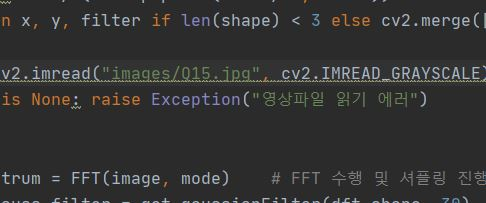
#> input picture CHAPTER9/ExerciseQuestions/images/Q15.JPG, 486 x 203 px, found by its file name
$ python Q15.py
#> lines starting #> are read from the running program, lines starting #| are printed output that depends on the picture
import numpy as np, cv2
# from Common.fft2d import FFT, IFFT, calc_spectrum
import matplotlib.pyplot as plt
import math
from mpl_toolkits.mplot3d import Axes3D

def fftshift(img):
    dst = np.zeros(img.shape, img.dtype)
    h, w = dst.shape[:2]
#> h = 203; w = 486
    cy, cx = h // 2, w // 2
#> cy = 101; cx = 243
    dst[h - cy:, w - cx:] = np.copy(img[0 : cy, 0 : cx])
    dst[0:cy, 0:cx] = np.copy(img[h - cy:, w - cx:])
    dst[0:cy, w - cx:] = np.copy(img[h - cy:, 0:cx])
    dst[h - cy:, 0:cx] = np.copy(img[0:cy, w - cx:])
    return dst

# [15 lines left out: functions butterfly, pairing, not called in this run]

def fft(g):     # 1차원 fft 수행
    return pairing(g, len(g), 1)

def ifft(g):        # 1차원 ifft 수행
    fft = pairing(g, len(g), -1)
    return [v / len(g) for v in fft]

# [10 lines left out: functions fft2, ifft2, not called in this run]

def exp(knN):
    th = -2 * math.pi * knN     # 푸리에 변환 각도값
    return complex(math.cos(th), math.sin(th))  # 복소수 클래스

# [7 lines left out: function zeropadding, not called in this run]

def calc_spectrum(complex):
    if complex.ndim == 2:
        dst = abs(complex)
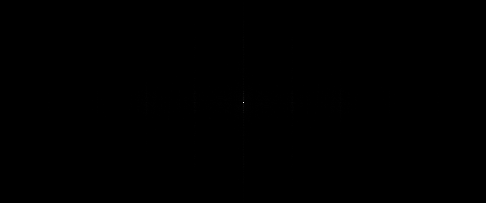
#> dst: shape (203, 486) float64; min 0, max 5002105, mean 4581.3; drawn with min black and max white
    else :
        dst = cv2.magnitude(complex[:, :, 0], complex[:, :, 1])
    dst = cv2.log(dst + 1)
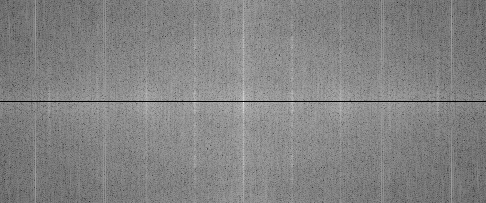
#> dst: shape (203, 486) float64; min 0, max 15.43, mean 7.95; drawn with min black and max white
    cv2.normalize(dst, dst, 0, 255, cv2.NORM_MINMAX)
    return cv2.convertScaleAbs(dst)

def FFT(image, mode = 2):
    if mode == 1: dft = fft2(image) # 저자 구현 함수
    elif mode == 2: dft = np.fft.fft2(image)    # 넘파이 함수
    elif mode == 3: dft = cv2.dft(np.float32(image), flags = cv2.DFT_COMPLEX_OUTPUT)
    dft = fftshift(dft)
    spectrum = calc_spectrum(dft)
    return dft, spectrum

# [7 lines left out: function IFFT, not called in this run]

def get_gaussianFilter(shape, R):       # 가우시안 필터 함수
    u = np.array(shape)//2
    y = np.arange(-u[0], u[0], 1)
    x = np.arange(-u[1], u[1], 1)
    x, y = np.meshgrid(x, y)    # x, y 좌표 정방행렬 생성
    filter = np.exp(-(x**2 + y**2) / (2 * R**2))
    return x, y, filter if len(shape) < 3 else cv2.merge([filter, filter])

def get_butterworthFilter(shape, R, n):     # 버터워스 필터 생성 함수
    u = np.array(shape) // 2
    y = np.arange(-u[0], u[0], 1)
    x = np.arange(-u[1], u[1], 1)
    x, y = np.meshgrid(x, y)  # x, y 좌표 정방행렬 생성
    dist = np.sqrt(x**2 + y**2)
    filter = 1 / (1 + np.power(dist / R, 2 * n))
    return x, y, filter if len(shape) < 3 else cv2.merge([filter, filter])

image = cv2.imread("images/Q15.jpg", cv2.IMREAD_GRAYSCALE)
if image is None: raise Exception("영상파일 읽기 에러")

mode = 2
dft, spectrum = FFT(image, mode)    # FFT 수행 및 셔플링 진행
x1, y1, gauss_filter = get_gaussianFilter(dft.shape, 30)        # 필터 생성
x2, y2, butter_filter = get_butterworthFilter(dft.shape, 30, 10)

if mode == 3:
    gauss_filter, butter_filter = gauss_filter[:, :, 0], butter_filter[:, :, :]     # OpenCV 함수는 2채널 사용

fig = plt.figure(figsize = (10, 10))
# [4 lines of commented-out code are left out]

ax = fig.add_subplot(111, projection = '3d')
ax.plot_surface(x2, y2, butter_filter, cmap = 'RdPu')
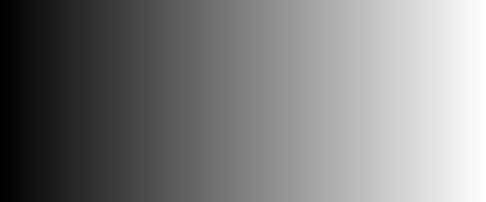
#> x2: shape (202, 486) int64; min -243, max 242, mean -0.5; drawn with min black and max white
plt.tight_layout(), plt.show()
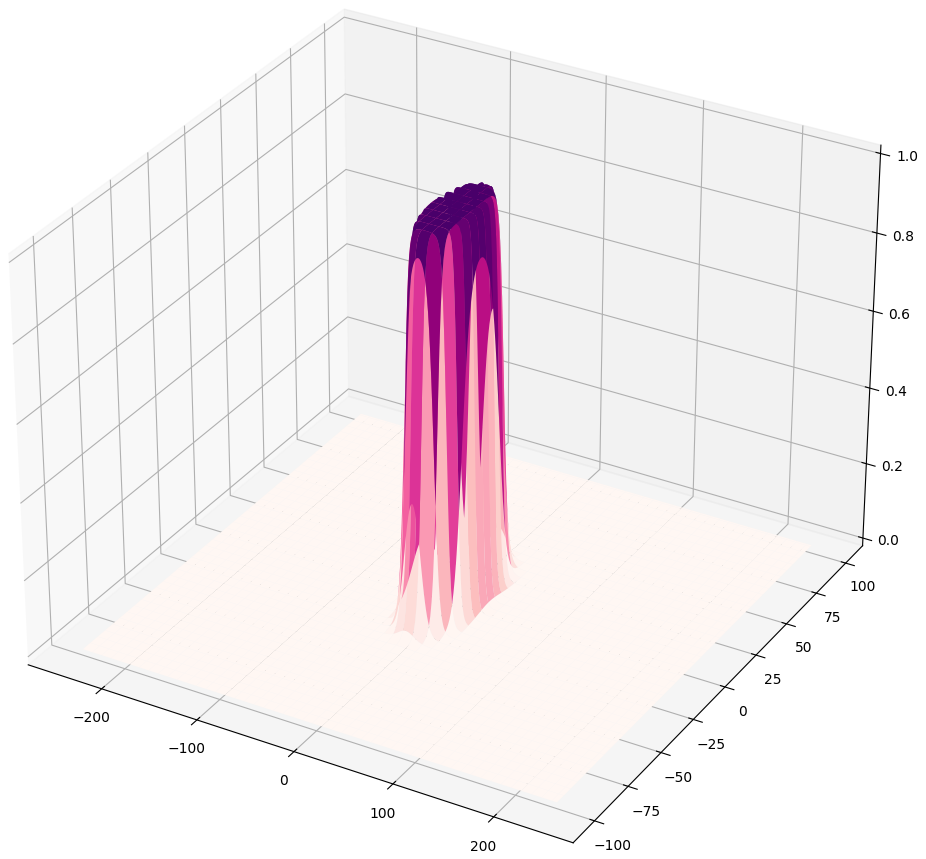
#> figure drawn by matplotlib, 1 panel

$ run again, with CHAPTER9/ExerciseQuestions/images/Q11.JPG copied over CHAPTER9/ExerciseQuestions/images/Q15.JPG
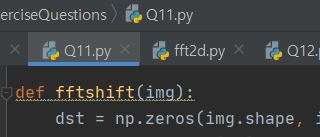
#> input picture CHAPTER9/ExerciseQuestions/images/Q11.JPG, 320 x 137 px, found by its file name
#> in calc_spectrum, `dst = cv2.log(dst + 1)`:
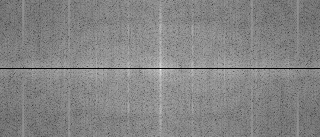
#> dst: shape (137, 320) float64; min 0, max 14.82, mean 7.71; drawn with min black and max white
#> `plt.tight_layout(), plt.show()`:
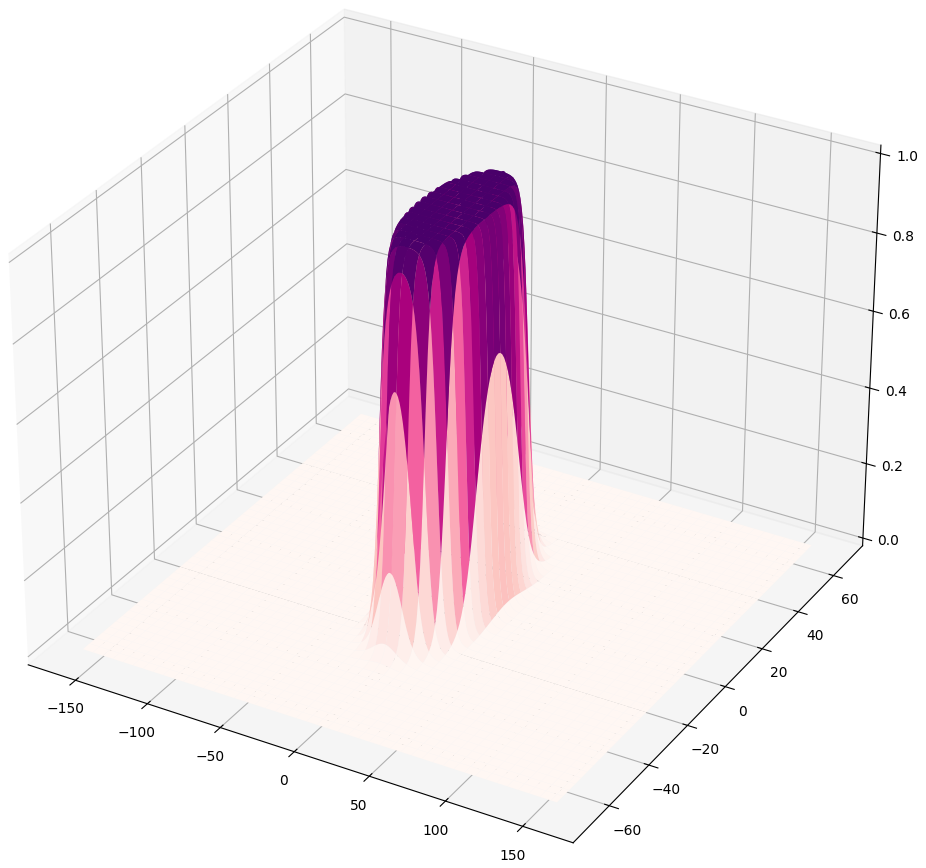
#> figure drawn by matplotlib, 1 panel

$ run again, with CHAPTER9/ExerciseQuestions/images/Q13.JPG copied over CHAPTER9/ExerciseQuestions/images/Q15.JPG
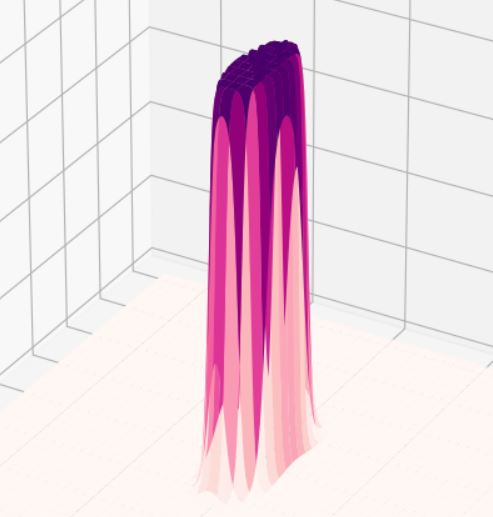
#> input picture CHAPTER9/ExerciseQuestions/images/Q13.JPG, 493 x 517 px, found by its file name
#> in calc_spectrum, `dst = cv2.log(dst + 1)`:
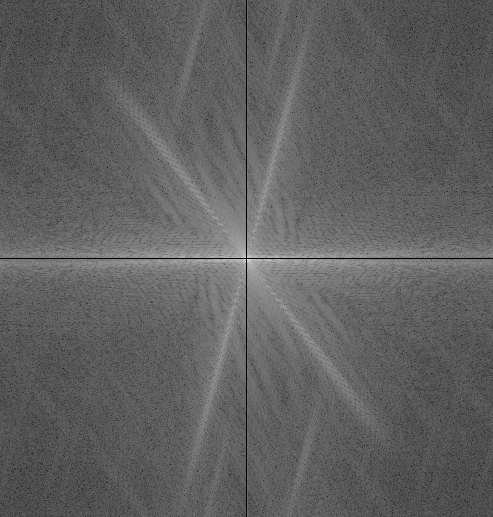
#> dst: shape (517, 493) float64; min 0, max 17.87, mean 6.77; drawn with min black and max white
#> `plt.tight_layout(), plt.show()`:
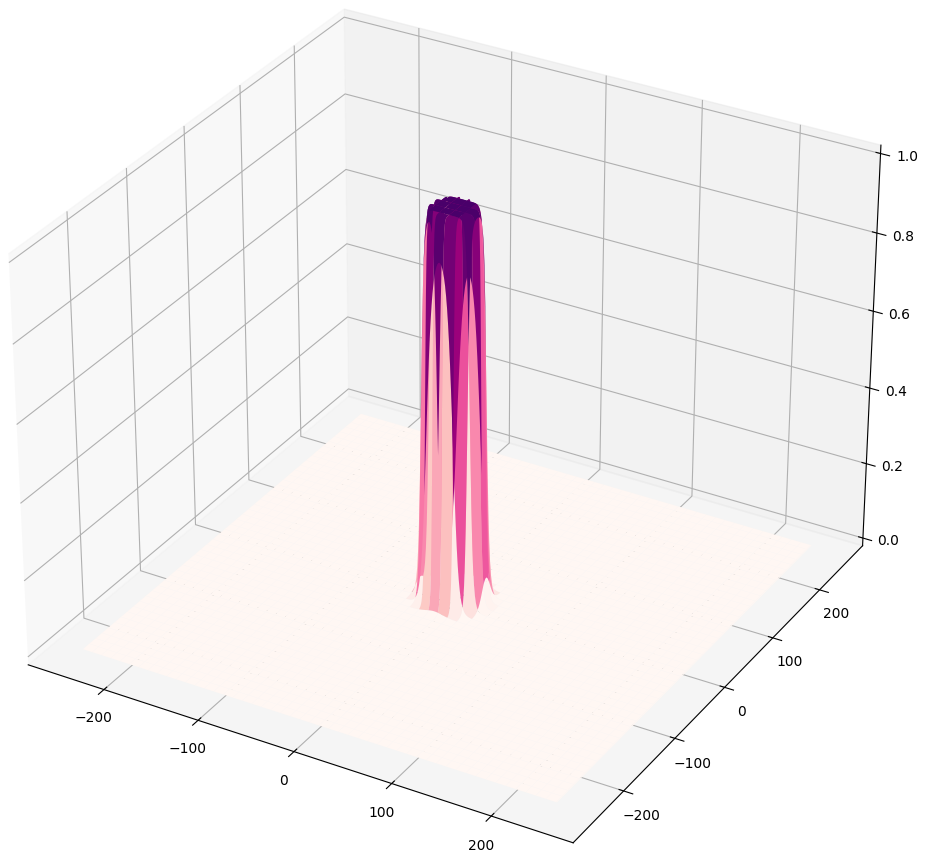
#> figure drawn by matplotlib, 1 panel
